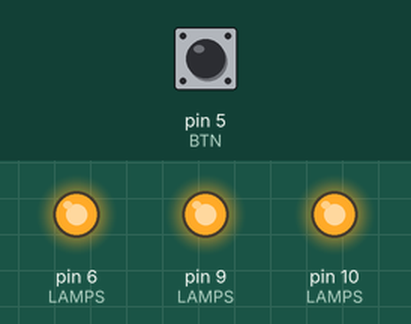
Bench run of a sketch on a simulated Arduino Uno, built with avr-gcc and run on an emulated ATmega328P. Shown: output pins drawn as LEDs (lit = HIGH). The test bench sets the inputs (shaded band); at power-on: pin 5 (BTN) HIGH. Random numbers use the default seed unless the sketch sets one.

Above: at 1.2 s.
1.3 s: pin 5 (BTN) pulled LOW for 0.15 s
At 3.47 s:
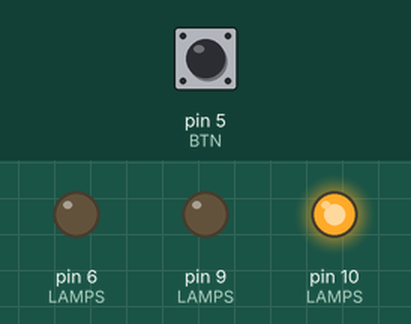
At 5.5 s:
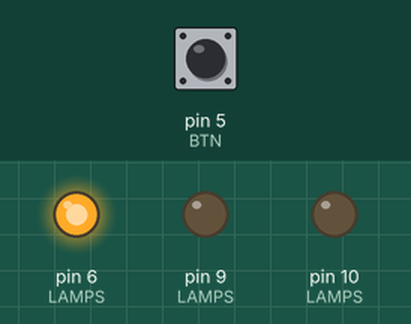
Timing chart, 0 to 16.0 s (numbered marks = the images above; inputs shaded):
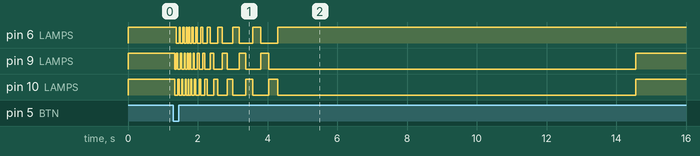

The sketch:

roulette_lights.ino
```cpp
/*  Roulette Lights – Same spin timing as original, Idle=All ON, Winner hold 10s or button
   Pins:
   D6  -> Lamp 1 (Gate MOSFET)
   D9  -> Lamp 2
   D10 -> Lamp 3
   D5  -> Button NO -> GND  (INPUT_PULLUP)
*/

const int L1 = 6;
const int L2 = 9;
const int L3 = 10;
const int BTN = 5;
const int LAMPS[3] = {L1, L2, L3};

const unsigned long WINNER_HOLD_MS = 10000; // עד 10 שניות או לחיצה

// === אותו פרופיל זמן כמו בקוד המקורי שלך ===
int   stepsMin = 32;
int   stepsMax = 64;
int   dStartMs = 45;
int   dMinMs   = 20;
int   accelPct = 30;
int   easePct  = 60;

// דיבאונס לכפתור
bool lastBtn = HIGH, stableBtn = HIGH;
unsigned long lastChange = 0;
const unsigned long debounceMs = 35;

bool spinning = false;

void allOff() { for (int i=0;i<3;i++) digitalWrite(LAMPS[i], LOW); }
void allOn()  { for (int i=0;i<3;i++) digitalWrite(LAMPS[i], HIGH); }

// ממתין עד ms או עד לחיצה (מחזיר true אם לחצו)
bool waitOrButton(unsigned long ms) {
  unsigned long start = millis();
  bool prev = digitalRead(BTN);
  while (millis() - start < ms) {
    bool r = digitalRead(BTN);
    if (r != prev) {           // שינוי
      delay(5);                // דיבאונס קצר
      if (digitalRead(BTN) == LOW) return true; // לחיצה
      prev = r;
    }
    delay(1);
  }
  return false;
}

void spinAndStop() {
  spinning = true;

  int steps = random(stepsMin, stepsMax + 1);
  int pos   = 0;
  int d     = dStartMs;

  int accelEnd  = (steps * accelPct) / 100;
  int easeStart = (steps * easePct)  / 100;

  for (int i = 0; i < steps; i++) {
    // הדלק הנוכחית, כבה אחרות
    for (int k=0;k<3;k++) digitalWrite(LAMPS[k], k==pos ? HIGH : LOW);

    delay(d);
    pos = (pos + 1) % 3;

    // האצה → בינוני → האטה (כמו בקוד המקורי)
    if (i < accelEnd) {
      if (d > dMinMs) d -= 2;
    } else if (i < easeStart) {
      d += 3;
    } else {
      d += 15;
    }
  }

  // מנורה זוכה
  int winner = (pos + 2) % 3;
  for (int k=0;k<3;k++) digitalWrite(LAMPS[k], k==winner ? HIGH : LOW);

  // החזקת זוכה עד 10s או לחיצה
  (void)waitOrButton(WINNER_HOLD_MS);

  // חזרה למצב רגיל – הכול דולק
  allOn();
  spinning = false;
}

void setup() {
  for (int i=0;i<3;i++) {
    pinMode(LAMPS[i], OUTPUT);
    digitalWrite(LAMPS[i], LOW);
  }
  pinMode(BTN, INPUT_PULLUP);

  // במצב רגיל: כל המנורות דולקות
  allOn();

  randomSeed(analogRead(A0));
}

void loop() {
  bool reading = digitalRead(BTN);
  if (reading != lastBtn) lastChange = millis();

  if (millis() - lastChange > debounceMs) {
    if (stableBtn == HIGH && reading == LOW && !spinning) {
      spinAndStop();
    }
    stableBtn = reading;
  }
  lastBtn = reading;
}
```
